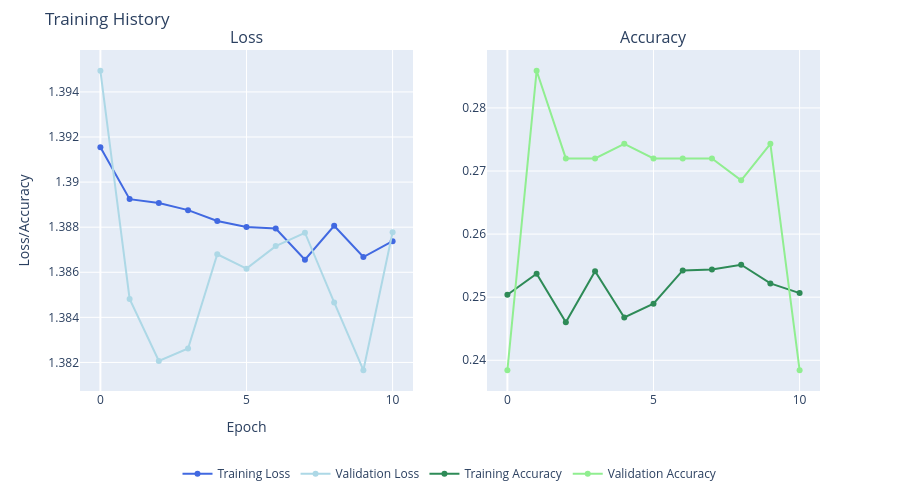

Here is the notebook cell this chart was saved with:
### Code cell
pass_256plot = plot_training(pass_hist256.history)
pass_256plot.show()

### Figure 1 — Plotly figure (JSON) as saved in the notebook; plotly's stock layout.template omitted (floating-point values rounded to 4 significant figures)
{"data": [{"line": {"color": "royalblue"}, "mode": "lines+markers", "name": "Training Loss", "type": "scatter", "x": [0, 1, 2, 3, 4, 5, 6, 7, 8, 9, 10], "xaxis": "x", "y": [1.392, 1.389, 1.389, 1.389, 1.388, 1.388, 1.388, 1.387, 1.388, 1.387, 1.387], "yaxis": "y"}, {"line": {"color": "lightblue"}, "mode": "lines+markers", "name": "Validation Loss", "type": "scatter", "x": [0, 1, 2, 3, 4, 5, 6, 7, 8, 9, 10], "xaxis": "x", "y": [1.395, 1.385, 1.382, 1.383, 1.387, 1.386, 1.387, 1.388, 1.385, 1.382, 1.388], "yaxis": "y"}, {"line": {"color": "seagreen"}, "mode": "lines+markers", "name": "Training Accuracy", "type": "scatter", "x": [0, 1, 2, 3, 4, 5, 6, 7, 8, 9, 10], "xaxis": "x2", "y": [0.2504, 0.2537, 0.246, 0.2541, 0.2468, 0.249, 0.2542, 0.2544, 0.2551, 0.2522, 0.2506], "yaxis": "y2"}, {"line": {"color": "lightgreen"}, "mode": "lines+markers", "name": "Validation Accuracy", "type": "scatter", "x": [0, 1, 2, 3, 4, 5, 6, 7, 8, 9, 10], "xaxis": "x2", "y": [0.2384, 0.2859, 0.272, 0.272, 0.2743, 0.272, 0.272, 0.272, 0.2685, 0.2743, 0.2384], "yaxis": "y2"}], "layout": {"annotations": [{"font": {"size": 16}, "showarrow": false, "text": "Loss", "x": 0.225, "xanchor": "center", "xref": "paper", "y": 1, "yanchor": "bottom", "yref": "paper"}, {"font": {"size": 16}, "showarrow": false, "text": "Accuracy", "x": 0.775, "xanchor": "center", "xref": "paper", "y": 1, "yanchor": "bottom", "yref": "paper"}], "height": 500, "legend": {"orientation": "h", "x": 0.5, "xanchor": "center", "y": -0.2}, "margin": {"b": 100, "t": 50}, "title": {"text": "Training History"}, "width": 900, "xaxis": {"anchor": "y", "domain": [0, 0.45], "title": {"text": "Epoch"}}, "xaxis2": {"anchor": "y2", "domain": [0.55, 1]}, "yaxis": {"anchor": "x", "domain": [0, 1], "title": {"text": "Loss/Accuracy"}}, "yaxis2": {"anchor": "x2", "domain": [0, 1]}}}
